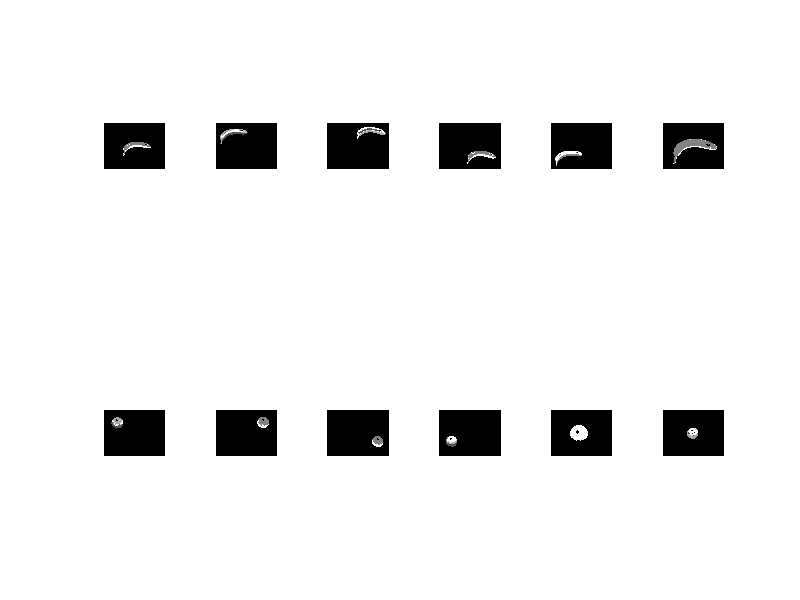

MATLAB code for this plot:
clear all
close all

load('lab1');
load('lab2');

for i = 1:6
    banana{i} = mat2gray(lab1{i});
    apple{i} = mat2gray(lab2{i});
end

figure;

for j = 1:6
     subplot(2,6,j)
     imshow(banana{j});
end

for j = 1:6
     subplot(2,6,j+6)
     imshow(apple{j});
end

